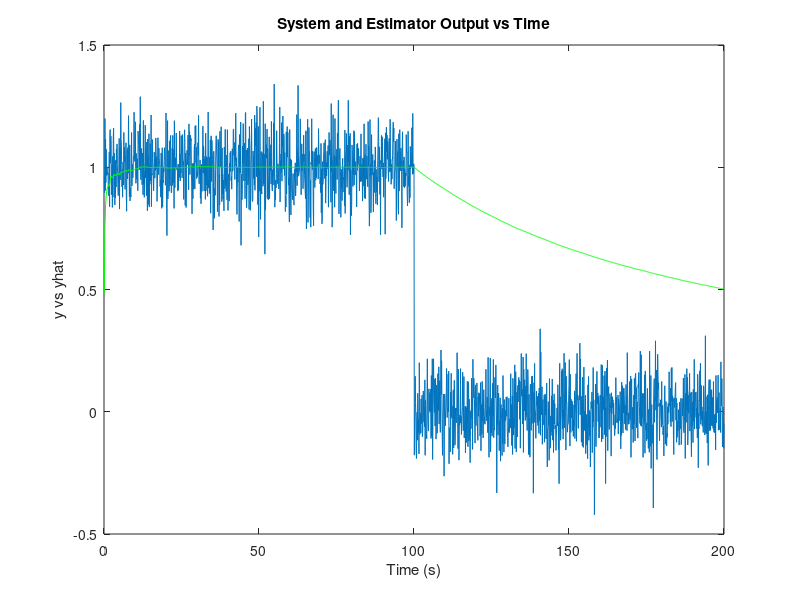
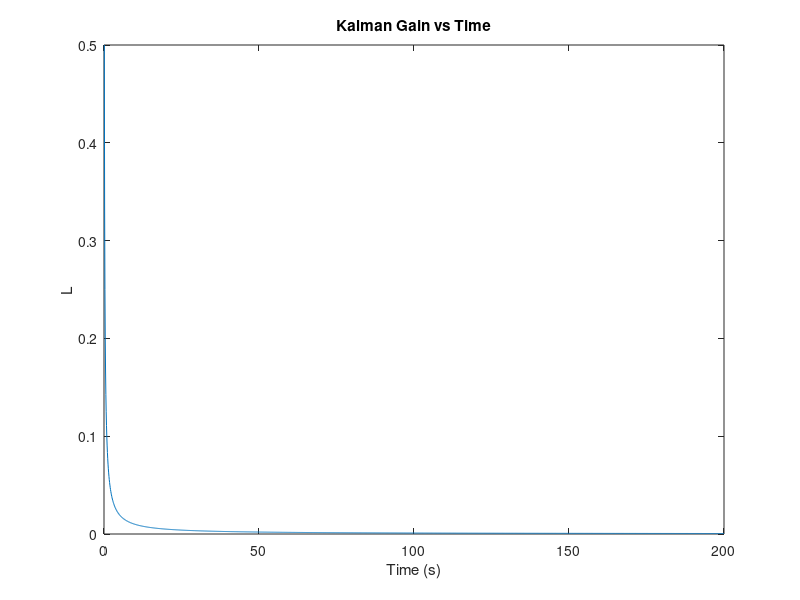
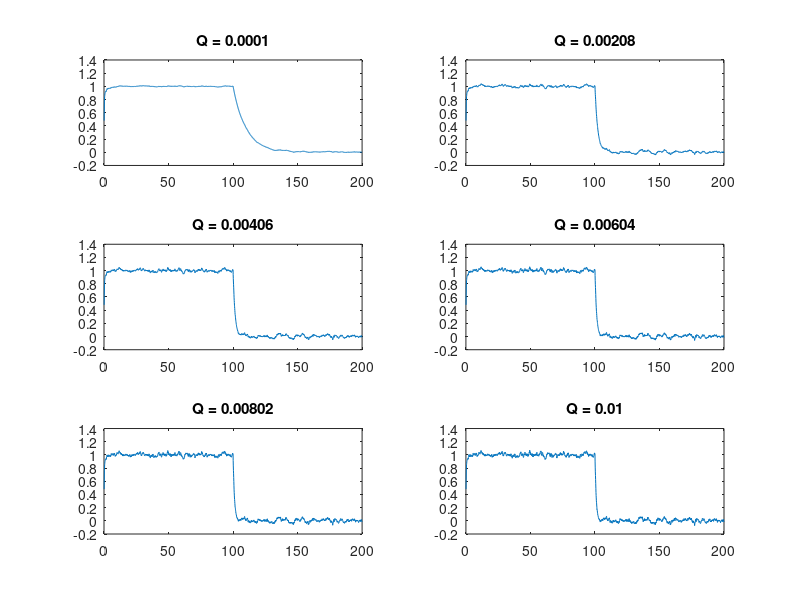
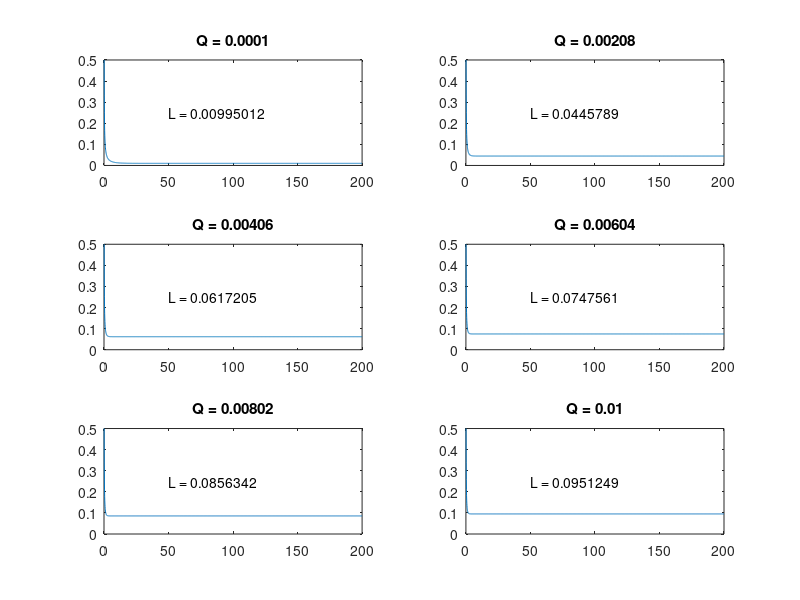

Write the MATLAB code that produced these figures, in order.
%% Homework 4 - Problem 2
% Download the data hw4_2 from the website.  The data is in the form [t y].
%  Supose we want to design an estimator to estimate the bias in the
%  measurement y.  We believe that the bias (x) is constant.

clear; clc; close all;
load hw4_2.txt;
t = hw4_2(:,1); y = hw4_2(:,2);
%plot(t,y);
sigma_v = 1;

%% Part A
% Run the Kalman filter estimator with Q_d = 0.  What happens at t> 100
% seconds.  Why?  Calculate the steady state Kalman gain L_ss.  Plot L(k).
% This is known as the filter "going to sleep."

%%% Answer
% When the system is simulated, the estimated value remains at 1, even
% though there is a step function in the system.  It then slowly decays to
% match the system, but the time constant on the filter is too large.  The
% filter ignores all of the measurements after it has reached it's steady
% state.
%
% The hand calculations reveal that the filter's Pminus should approach
% zero, Pplus should approach zero, so Lss should approach zero as well.
% The plot of Lk vs time indicates that this is the behavior that I saw.
R = sigma_v^2;
A = 1; C = 1;
Q = 0;

%Preallocations
P_plus = zeros(size(t)); x_hat_minus = zeros(size(t)); L = zeros(size(t));
P_minus = ones(size(t)); x_hat_plus = zeros(size(t)); E = zeros(size(t));

for ii = 1:length(hw4_2),
    % Compute Kalman Gain
    P_plus(ii) = P_minus(ii) * (P_minus(ii) + R)^-1;
    L(ii) = P_plus(ii)/inv(R);
    
    % Update estimator with y(k)
    E(ii) = y(ii) - x_hat_minus(ii);
    x_hat_plus(ii) = x_hat_minus(ii) + L(ii) * E(ii);
    
    % Update covariance
    P_plus(ii) = (1 - L(ii)) * P_minus(ii);
    
    % Propagate Forward
    x_hat_minus(ii+1) = A * x_hat_plus(ii);
    P_minus(ii+1) = A * P_plus(ii) * A' + Q;
end

figure(1); plot(t,y,t,x_hat_plus,'g');
title('System and Estimator Output vs Time');
xlabel('Time (s)'); ylabel('y vs yhat');
figure(2);plot(t,L);
title('Kalman Gain vs Time');
xlabel('Time (s)'); ylabel('L');

%% Part B
% "Tune" Qd to track the bias.

%%% Answer
% As the values of Q are varied from 0.0001 to 0.01, the estimated value
% x_hat tracks much closer to the measurements.  The filter is no longer
% "going to sleep" like it did in the first problem.
%
% This is not without side effect.  As Q increases, it is likely that the
% estimator is starting to track measurement noise as well as disturbance
% noise, which produces a less valuable output.  Also, the filter never
% approaches the 0 steady state as it did in the first part.  Instead, it
% converges on a higher value.
R = sigma_v^2;
A = 1; C = 1;
Q_array = linspace(0.0001,0.01,6);

figure(3);
figure(4);
for jj = 1:length(Q_array)
    Q = Q_array(jj);
    %Preallocations
    P_plus = zeros(size(t)); x_hat_minus = zeros(size(t)); L = zeros(size(t));
    P_minus = ones(size(t)); x_hat_plus = zeros(size(t)); E = zeros(size(t));
    for ii = 1:length(hw4_2),
        % Compute Kalman Gain
        P_plus(ii) = P_minus(ii) * (P_minus(ii) + R)^-1;
        L(ii) = P_plus(ii)/inv(R);

        % Update estimator with y(k)
        E(ii) = y(ii) - x_hat_minus(ii);
        x_hat_plus(ii) = x_hat_minus(ii) + L(ii) * E(ii);

        % Update covariance
        P_plus(ii) = (1 - L(ii)) * P_minus(ii);

        % Propagate Forward
        x_hat_minus(ii+1) = A * x_hat_plus(ii);
        P_minus(ii+1) = A * P_plus(ii) * A' + Q;
    end
    figure(3); subplot(3,2,jj); plot(t,x_hat_plus);
    title(sprintf('Q = %g',Q));
    figure(4); subplot(3,2,jj); plot(t,L);
    title(sprintf('Q = %g',Q));
    text(50,.25,sprintf('L = %g',L(ii)));
end

%% Part C
% Now filter the measurement using the first order LPF.

color = ['g','r','b', 'y'];
figure(5);
for ii = 1:length(Q_array),
    numd = sqrt(Q_array(ii));
    dend = [1,-(1-sqrt(Q_array(ii)))];
    yf = filter(numd,dend,y,y(1));
    subplot(3,2,ii); plot(t,yf);
    title(sprintf('Q = %g',Q));
end

%% Part D
% How does this compare to the Kalman filter solution?  Why are these two
% filters the same for this problem?
%

%%% Answer
% The low pass filter and the Kalman filter have nearly identical responses
% in this problem.
%
% The reason for the similarity is because the Kalman filter is in essence
% an adaptive bandwidth low-pass filter.  The reason that the first order
% LPF works just as well as the Kalman filter is that there are no system
% dynamics to take into account (xdot = 0), and we are just estimating what
% is essentially a constant (plus some disturbance and noise).  In this
% case, the Kalman filter reduces to the low-pass filter, in a way.